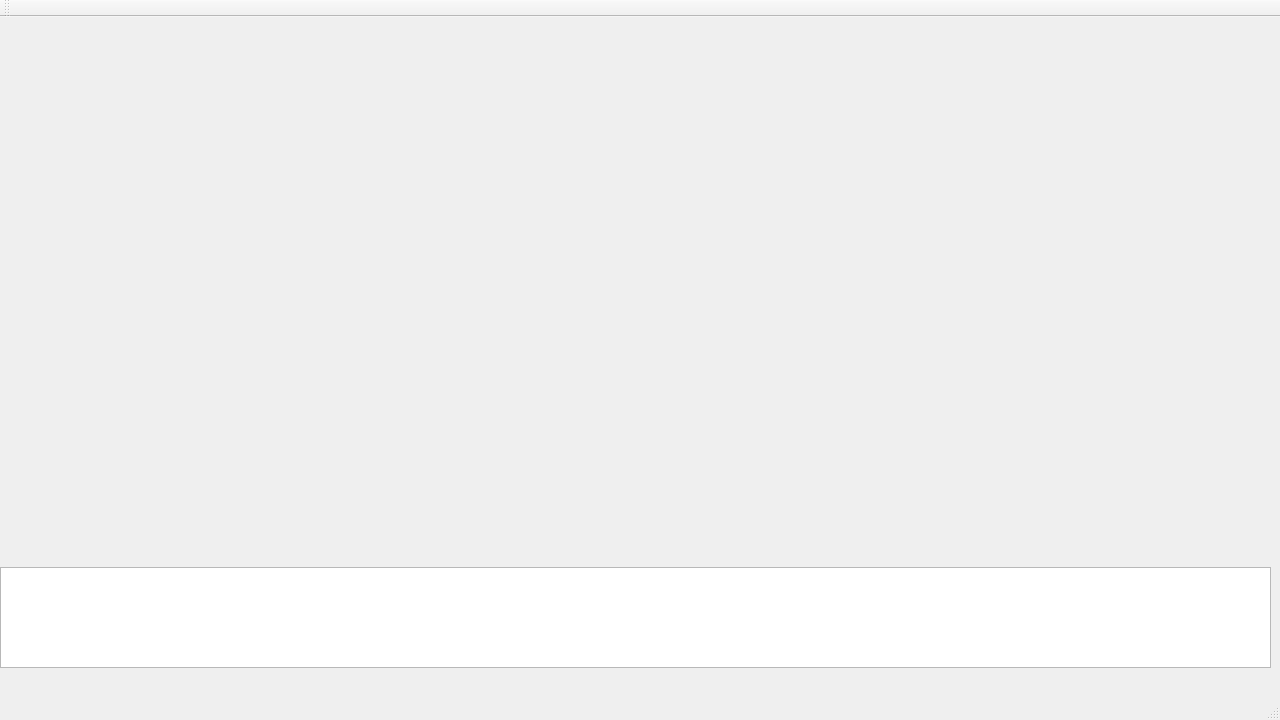
<?xml version="1.0" encoding="UTF-8"?>
<ui version="4.0">
 <class>mainWindow</class>
 <widget class="QMainWindow" name="mainWindow">
  <property name="geometry">
   <rect>
    <x>0</x>
    <y>0</y>
    <width>1280</width>
    <height>720</height>
   </rect>
  </property>
  <property name="windowTitle">
   <string>CR Scenario Designer</string>
  </property>
  <property name="windowIcon">
   <iconset>
    <normaloff>:/Icon/icon.png</normaloff>:/Icon/icon.png</iconset>
  </property>
  <widget class="QWidget" name="centralwidget">
   <widget class="QTextBrowser" name="textBrowser">
    <property name="geometry">
     <rect>
      <x>0</x>
      <y>550</y>
      <width>1271</width>
      <height>101</height>
     </rect>
    </property>
   </widget>
  </widget>
  <widget class="QMenuBar" name="menubar">
   <property name="geometry">
    <rect>
     <x>0</x>
     <y>0</y>
     <width>1280</width>
     <height>23</height>
    </rect>
   </property>
  </widget>
  <widget class="QStatusBar" name="statusbar"/>
  <widget class="QToolBar" name="toolBar">
   <property name="windowTitle">
    <string>toolBar</string>
   </property>
   <attribute name="toolBarArea">
    <enum>TopToolBarArea</enum>
   </attribute>
   <attribute name="toolBarBreak">
    <bool>false</bool>
   </attribute>
  </widget>
  <action name="actionNew">
   <property name="text">
    <string>New</string>
   </property>
  </action>
  <action name="actionSave">
   <property name="text">
    <string>Save</string>
   </property>
  </action>
  <action name="actionQuit">
   <property name="text">
    <string>Quit</string>
   </property>
  </action>
  <action name="actionFrom_OpenDrive">
   <property name="text">
    <string>From OpenDrive</string>
   </property>
  </action>
  <action name="actionFrom_OSM">
   <property name="text">
    <string>From OSM</string>
   </property>
  </action>
  <action name="actionOpen">
   <property name="text">
    <string>Open</string>
   </property>
  </action>
  <action name="actionAs_CommonRoad">
   <property name="text">
    <string>As CommonRoad</string>
   </property>
  </action>
  <action name="actionAs_OpenDrive">
   <property name="text">
    <string>As OpenDrive</string>
   </property>
  </action>
  <action name="actionAs_OSM">
   <property name="text">
    <string>As OSM</string>
   </property>
  </action>
  <action name="actionAs_SUMO">
   <property name="text">
    <string>As SUMO</string>
   </property>
  </action>
  <action name="actionToolbox_for_CR">
   <property name="text">
    <string>Toolbox for CR</string>
   </property>
  </action>
 </widget>
 <resources>
  <include location="../CR_Scenario_Designer.qrc"/>
 </resources>
 <connections/>
</ui>
